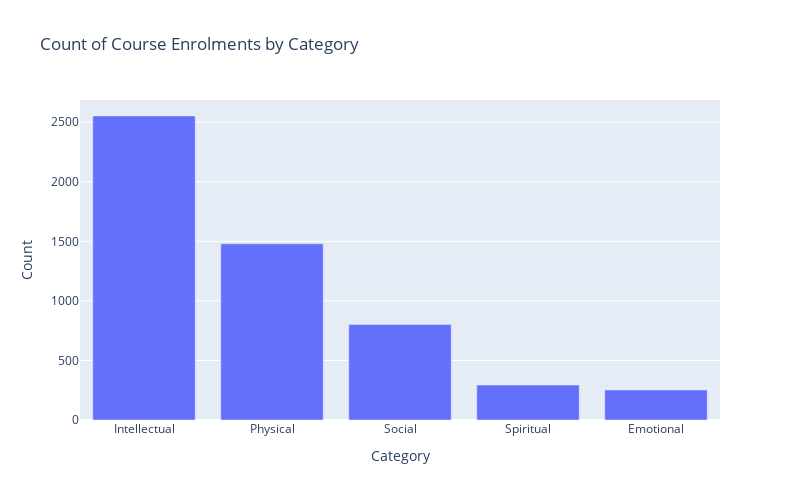

The notebook cell saved with this chart:
### Markdown cell above
Overall popularity of categories according to total number of enrolments:

### Code cell
df_grouped = enrolments.groupby(by='category').size().to_frame(name='count').reset_index().sort_values(by='count', ascending=False)
fig = px.bar(df_grouped, x='category', y='count', title='Count of Course Enrolments by Category')
fig.update_layout(xaxis_title='Category', yaxis_title='Count')
fig.update_layout(width=800, height=500)
fig.show()

### Figure 1 — Plotly figure (JSON) as saved in the notebook; plotly's stock layout.template omitted (floating-point values rounded to 4 significant figures)
{"data": [{"alignmentgroup": "True", "hovertemplate": "category=%{x}<br>count=%{y}<extra></extra>", "legendgroup": "", "marker": {"color": "#636efa", "pattern": {"shape": ""}}, "name": "", "offsetgroup": "", "orientation": "v", "showlegend": false, "textposition": "auto", "type": "bar", "x": ["Intellectual", "Physical", "Social", "Spiritual", "Emotional"], "xaxis": "x", "y": [2552, 1479, 801, 293, 252], "yaxis": "y"}], "layout": {"barmode": "relative", "height": 500, "legend": {"tracegroupgap": 0}, "title": {"text": "Count of Course Enrolments by Category"}, "width": 800, "xaxis": {"anchor": "y", "domain": [0, 1], "title": {"text": "Category"}}, "yaxis": {"anchor": "x", "domain": [0, 1], "title": {"text": "Count"}}}}
